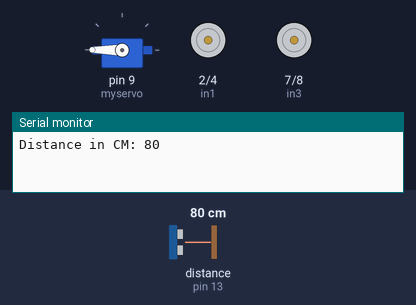
A sketch run on a simulated Arduino Uno, built with avr-gcc and run on an emulated ATmega328P. On the bench: servo, motor-driver pin pairs drawn as motors (green arrow = first pin HIGH = forward, orange = second pin HIGH = backward, longer = more drive, scaled by the enable pin), the last lines printed to the serial monitor. The inputs (shaded band) are chosen by the test bench; at power-on: distance to the obstacle (sensor on pin 13) 80 cm. The echo pulse lasts 58.3 µs per cm.

Above: at 1.9 s.
2.0 s: distance to the obstacle (sensor on pin 13) set to 86 cm
At 4.1 s:
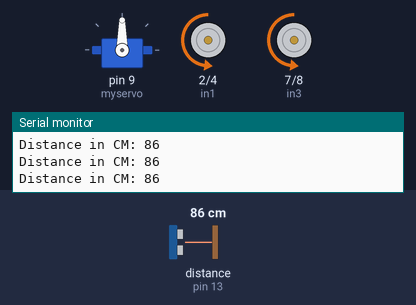
4.4 s: distance to the obstacle (sensor on pin 13) set to 2 cm
At 5.9 s:
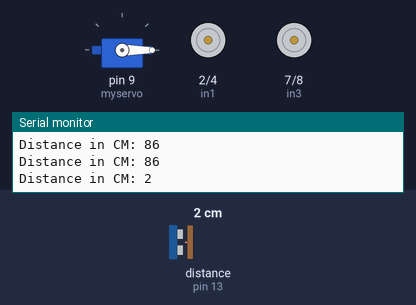
8.9 s: distance to the obstacle (sensor on pin 13) set to 120 cm
At 9.72 s:
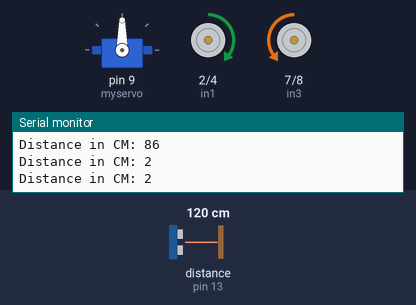
11.3 s: distance to the obstacle (sensor on pin 13) set to 4 cm
At 14.6 s:
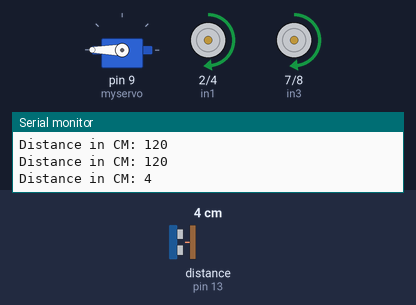
15.8 s: distance to the obstacle (sensor on pin 13) set to 250 cm
Timing chart, 0 to 18.8 s (numbered marks = the images above; inputs shaded):
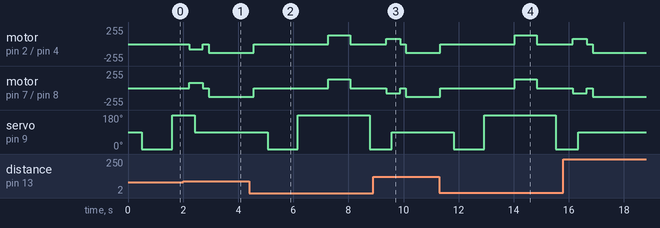

The sketch:

cararduino.ino
```cpp
#include <Servo.h>
#include <Ultrasonic.h>
// Moto driver connection ins
const int in1 = 2;
const int in2 = 4;
const int in3 = 7;
const int in4 = 8;
const int enA = 11;
const int enB = 5;
// Ultrasonic Sensor Initialization (Trig to 12, Echo to 13)
Ultrasonic ultrasonic(12, 13);
// ServoMotor Initiliaztion
Servo myservo;
int distance = 0;
void setup() {
  // Configuring Motor Pins as Outputs
  pinMode(enA, OUTPUT);
  pinMode(enB, OUTPUT);
  pinMode(in1, OUTPUT);
  pinMode(in2, OUTPUT);
  pinMode(in3, OUTPUT);
  pinMode(in4, OUTPUT);
  // Connecting servo to 9th ping and making it straight
  myservo.attach(9);
  myservo.write(90);
  Serial.begin(9600);
}
void loop() {  // Measuring the distance in front of the car
  distance = ultrasonic.read();
  Serial.print("Distance in CM: ");
  Serial.println(distance);
  // If distance is longer than 20 cm the car is moving forward
  if (distance > 80) {
    forward();
    myservo.write(90);
  } else {
    stopRobot();
    delay(500);
    myservo.write(0);  // Turning servo to the right
    delay(600);
    int rightDist = ultrasonic.read();
    if (rightDist > 80) {
      turnRight();
      delay(200);
      myservo.write(90);
      delay(300);
      stopRobot();
    } else {
      stopRobot();
      delay(500);
      myservo.write(180);  // Turning servo to the left
      delay(600);
      int leftDist = ultrasonic.read();
      if (leftDist > 80) {
        turnLeft();
        delay(200);
        myservo.write(90);
        delay(300);
        stopRobot();
      } else {  //If all the ways are blocked, car is moving backward and starting again
        stopRobot();
        //myservo.write(90);
        delay(500);
        backward();
        delay(800);
        stopRobot();
      }
    }
  }
    delay(200);
}
  // Functions for motion in order to  make code simple and convenient
   void forward() {
    analogWrite(enA, 130);
    analogWrite(enB, 130);
    digitalWrite(in1, LOW);
    digitalWrite(in2, HIGH);
    digitalWrite(in3, LOW);
    digitalWrite(in4, HIGH);
}

  void backward() {
    analogWrite(enA, 80);
    analogWrite(enB, 80);
    digitalWrite(in1, HIGH);
    digitalWrite(in2, LOW);
    digitalWrite(in3, HIGH);
    digitalWrite(in4, LOW);
}

  void turnLeft() {
    analogWrite(enA, 80);
    analogWrite(enB, 80);
    digitalWrite(in1, LOW);
    digitalWrite(in2, HIGH);
    digitalWrite(in3, HIGH);
    digitalWrite(in4, LOW);
}

  void turnRight() {
    analogWrite(enA, 80);
    analogWrite(enB, 80);
    digitalWrite(in1, HIGH);
    digitalWrite(in2, LOW);
    digitalWrite(in3, LOW);
    digitalWrite(in4, HIGH);
}

  void stopRobot() {
    analogWrite(enA, 0);
    analogWrite(enB, 0);
    digitalWrite(in1, LOW);
    digitalWrite(in2, LOW);
    digitalWrite(in3, LOW);
    digitalWrite(in4, LOW);
}
```

Measured:
- the behaviour switches between 80 and 81 cm on distance to the obstacle (sensor on pin 13) (found by bisection; images 0 and 1)
- after the input at 2.0 s, servo on pin 9 (myservo): 180° → 90° after 0.42 s
- after the input at 4.4 s, motor on pin 2 (in1) / pin 4 (in2), motor on pin 7 (in3) / pin 8 (in4): backward 130/255 → stopped after 0.17 s, → forward 130/255 2.7 s later, → stopped 0.80 s later; servo on pin 9 (myservo): 90° → 0° after 0.67 s, → 180° 1.1 s later, → 0° 2.6 s later
- after the input at 8.9 s, motor on pin 2 (in1) / pin 4 (in2): stopped → forward 80/255 after 0.48 s instead of 2.1 s; motor on pin 7 (in3) / pin 8 (in4): stopped → backward 80/255 after 0.48 s, → stopped 0.50 s later, → backward 130/255 0.21 s later; servo on pin 9 (myservo): 0° → 90° after 0.68 s
- after the input at 11.3 s, motor on pin 2 (in1) / pin 4 (in2), motor on pin 7 (in3) / pin 8 (in4): backward 130/255 → stopped at once, → forward 130/255 2.7 s later, → stopped 0.80 s later; servo on pin 9 (myservo): 90° → 0° after 0.53 s, → 180° 1.1 s later, → 0° 2.6 s later
